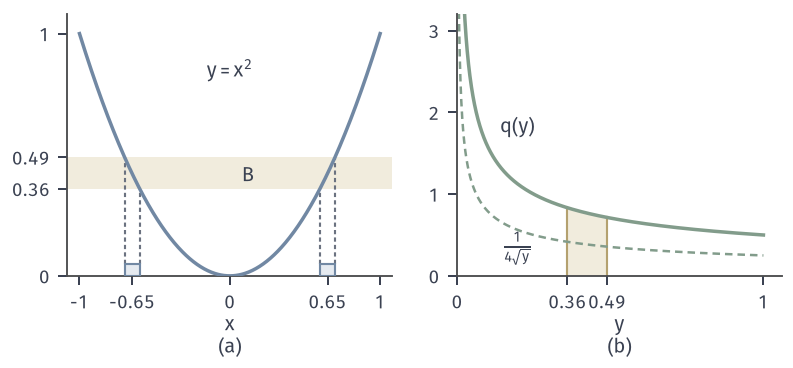

Write the Python code that produced this figure.
from pathlib import Path
import sys
ROOT = next(p for p in Path(__file__).resolve().parents if (p/"build.sh").is_file() and (p/"tex/book.tex").is_file())
sys.path.insert(0, str(ROOT/"figures/00-shared/mathematical-preliminaries-upper/00-shared/comprehension-figures"))
from support import figure, save, BLUE, GREEN, YELLOW, RED, PURPLE, INK, MUTED, GRID, BLUE_FILL, GREEN_FILL, YELLOW_FILL, RED_FILL, PURPLE_FILL
import numpy as np

fig, axes = figure(width_mm=112, height_mm=52, ncols=2)
fig.set_layout_engine(None)
fig.subplots_adjust(left=.085, right=.985, top=.96, bottom=.25, wspace=.2)
a, b = axes
x = np.linspace(-1, 1, 500)
a.axhspan(.36, .49, color=YELLOW_FILL, lw=0, zorder=0)
a.fill_between(x, 0, 0)
for lo, hi in ((-.7, -.6), (.6, .7)):
    a.bar((lo+hi)/2, .05, width=hi-lo, bottom=0, color=BLUE_FILL, edgecolor=BLUE, lw=.85, zorder=3)
    a.plot([lo, lo], [.05, lo*lo], color=MUTED, lw=.85, ls=(0, (2, 1.5)))
    a.plot([hi, hi], [.05, hi*hi], color=MUTED, lw=.85, ls=(0, (2, 1.5)))
a.plot(x, x**2, color=BLUE, lw=1.4, zorder=4)
a.set_xlim(-1.08, 1.08); a.set_ylim(0, 1.08); a.set_xlabel('$x$', labelpad=1)
a.set_xticks([-1, -.65, 0, .65, 1]); a.set_xticklabels(['-1', '-0.65', '0', '0.65', '1'])
a.set_yticks([0, .36, .49, 1]); a.set_yticklabels(['0', '0.36', '0.49', '1'])
a.text(.08, .415, '$B$', color=INK, va='center'); a.text(0, .82, '$y=x^2$', color=INK, ha='center')
y = np.linspace(.0005, 1, 1600); q = 1/(2*np.sqrt(y))
yy = np.linspace(.36, .49, 80)
b.fill_between(yy, 0, 1/(2*np.sqrt(yy)), color=YELLOW_FILL, lw=0)
b.plot([.36, .36], [0, 1/(2*.6)], color=YELLOW, lw=.85); b.plot([.49, .49], [0, 1/(2*.7)], color=YELLOW, lw=.85)
b.plot(y, q, color=GREEN, lw=1.4)
b.plot(y, q/2, color=GREEN, lw=1.0, ls=(0, (3, 2)))
b.set_xlim(0, 1.06); b.set_ylim(0, 3.2); b.set_xlabel('$y$', labelpad=1)
b.set_xticks([0, .36, .49, 1]); b.set_xticklabels(['0', '0.36', '0.49', '1']); b.set_yticks([0, 1, 2, 3])
b.text(.14, 1.75, '$q(y)$', color=INK); b.text(.15, .28, r'$\frac{1}{4\sqrt{y}}$', color=INK)
for ax, s in zip(axes, ('(a)', '(b)')):
    p = ax.get_position(); fig.text((p.x0+p.x1)/2, .03, s, ha='center', va='bottom')
save(fig, Path(__file__).resolve().parent, 'figure', {'formula': 'y=x^2; B=[0.36,0.49]; preimages [-0.7,-0.6] and [0.6,0.7]; q=1/(2 sqrt y) clipped at 3.2'})
